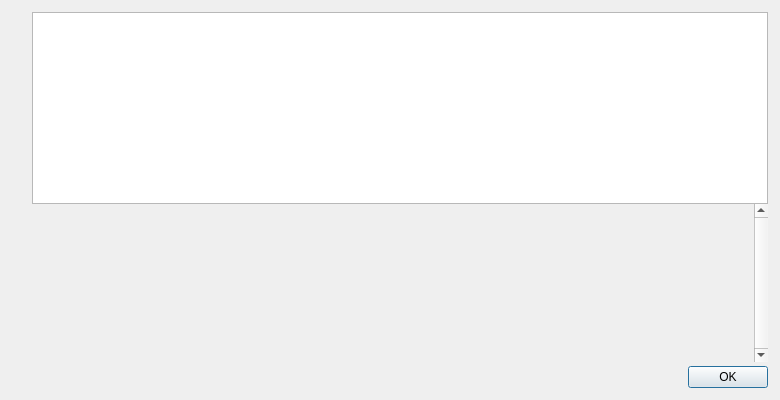
<?xml version="1.0" encoding="UTF-8"?>
<ui version="4.0">
 <class>HelpMessageDialog</class>
 <widget class="QDialog" name="HelpMessageDialog">
  <property name="geometry">
   <rect>
    <x>0</x>
    <y>0</y>
    <width>780</width>
    <height>400</height>
   </rect>
  </property>
  <property name="windowTitle">
   <string notr="true">Bitcoin Core - Command-line options</string>
  </property>
  <layout class="QHBoxLayout" name="horizontalLayout_2">
   <property name="spacing">
    <number>0</number>
   </property>
   <property name="leftMargin">
    <number>12</number>
   </property>
   <property name="topMargin">
    <number>12</number>
   </property>
   <property name="rightMargin">
    <number>12</number>
   </property>
   <property name="bottomMargin">
    <number>12</number>
   </property>
   <item>
    <layout class="QVBoxLayout" name="verticalLayoutLogo" stretch="0,0,0,0">
     <property name="leftMargin">
      <number>0</number>
     </property>
     <property name="topMargin">
      <number>4</number>
     </property>
     <property name="rightMargin">
      <number>0</number>
     </property>
     <item>
      <widget class="QLabel" name="aboutLogo">
       <property name="maximumSize">
        <size>
         <width>90</width>
         <height>90</height>
        </size>
       </property>
       <property name="text">
        <string/>
       </property>
       <property name="pixmap">
        <pixmap resource="../bitcoin.qrc">:/images/logo</pixmap>
       </property>
       <property name="scaledContents">
        <bool>true</bool>
       </property>
      </widget>
     </item>
     <item>
      <widget class="QLabel" name="aboutLogo2">
       <property name="maximumSize">
        <size>
         <width>100</width>
         <height>345</height>
        </size>
       </property>
       <property name="text">
        <string/>
       </property>
       <property name="pixmap">
        <pixmap resource="../bitcoin.qrc">:/images/about</pixmap>
       </property>
      </widget>
     </item>
     <item>
      <spacer name="verticalSpacer_3">
       <property name="orientation">
        <enum>Qt::Vertical</enum>
       </property>
       <property name="sizeHint" stdset="0">
        <size>
         <width>20</width>
         <height>40</height>
        </size>
       </property>
      </spacer>
     </item>
     <item>
      <spacer name="verticalSpacer_2">
       <property name="orientation">
        <enum>Qt::Vertical</enum>
       </property>
       <property name="sizeHint" stdset="0">
        <size>
         <width>0</width>
         <height>0</height>
        </size>
       </property>
      </spacer>
     </item>
    </layout>
   </item>
   <item>
    <layout class="QVBoxLayout" name="verticalLayout">
     <item>
      <widget class="QTextEdit" name="helpMessage">
       <property name="readOnly">
        <bool>true</bool>
       </property>
      </widget>
     </item>
     <item>
      <widget class="QScrollArea" name="scrollArea">
       <property name="frameShape">
        <enum>QFrame::NoFrame</enum>
       </property>
       <property name="verticalScrollBarPolicy">
        <enum>Qt::ScrollBarAlwaysOn</enum>
       </property>
       <property name="widgetResizable">
        <bool>true</bool>
       </property>
       <widget class="QWidget" name="scrollAreaWidgetContents">
        <property name="geometry">
         <rect>
          <x>0</x>
          <y>0</y>
          <width>635</width>
          <height>137</height>
         </rect>
        </property>
        <layout class="QVBoxLayout" name="verticalLayout_2">
         <item>
          <widget class="QLabel" name="aboutMessage">
           <property name="cursor">
            <cursorShape>IBeamCursor</cursorShape>
           </property>
           <property name="textFormat">
            <enum>Qt::PlainText</enum>
           </property>
           <property name="alignment">
            <set>Qt::AlignLeading|Qt::AlignLeft|Qt::AlignTop</set>
           </property>
           <property name="openExternalLinks">
            <bool>true</bool>
           </property>
           <property name="textInteractionFlags">
            <set>Qt::LinksAccessibleByMouse|Qt::TextSelectableByKeyboard|Qt::TextSelectableByMouse</set>
           </property>
          </widget>
         </item>
        </layout>
       </widget>
      </widget>
     </item>
     <item>
      <spacer name="verticalSpacer">
       <property name="orientation">
        <enum>Qt::Vertical</enum>
       </property>
       <property name="sizeType">
        <enum>QSizePolicy::Fixed</enum>
       </property>
       <property name="sizeHint" stdset="0">
        <size>
         <width>4</width>
         <height>4</height>
        </size>
       </property>
      </spacer>
     </item>
     <item>
      <widget class="QDialogButtonBox" name="okButton">
       <property name="orientation">
        <enum>Qt::Horizontal</enum>
       </property>
       <property name="standardButtons">
        <set>QDialogButtonBox::Ok</set>
       </property>
      </widget>
     </item>
    </layout>
   </item>
  </layout>
 </widget>
 <resources>
  <include location="../bitcoin.qrc"/>
 </resources>
 <connections>
  <connection>
   <sender>okButton</sender>
   <signal>accepted()</signal>
   <receiver>HelpMessageDialog</receiver>
   <slot>accept()</slot>
   <hints>
    <hint type="sourcelabel">
     <x>20</x>
     <y>20</y>
    </hint>
    <hint type="destinationlabel">
     <x>20</x>
     <y>20</y>
    </hint>
   </hints>
  </connection>
  <connection>
   <sender>okButton</sender>
   <signal>rejected()</signal>
   <receiver>HelpMessageDialog</receiver>
   <slot>reject()</slot>
   <hints>
    <hint type="sourcelabel">
     <x>20</x>
     <y>20</y>
    </hint>
    <hint type="destinationlabel">
     <x>20</x>
     <y>20</y>
    </hint>
   </hints>
  </connection>
 </connections>
</ui>
